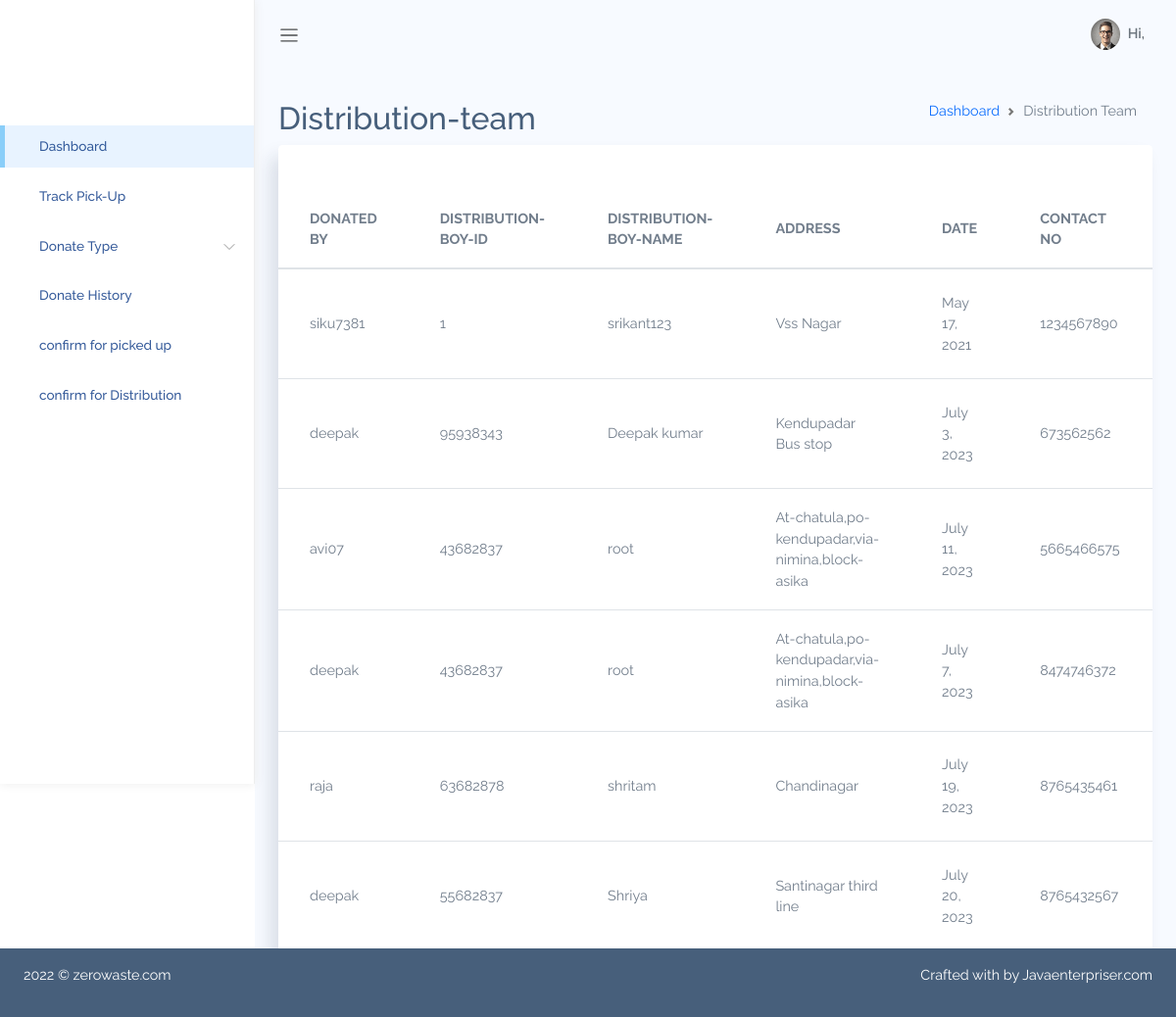
The page /distributionteam/ on the database its author committed.
### AdminApp/models.py (models this page shows, shortened)
class distributionteamProfile(models.Model):
    def idgen():
       return str(random.randint(10000000,99999999))
    wastage=models.ForeignKey(Wastage,on_delete=models.CASCADE)
    pickup_boy_id=models.BigIntegerField(default=idgen)
    name=models.CharField(max_length=50)
    Date = models.DateField()
    address = models.TextField()
    contact_No = models.IntegerField()
    e_mail=models.EmailField()
    pass1=models.CharField(max_length=50)
    pass2=models.CharField(max_length=50)
    USER_TYPES = [
        ('Doner', 'Doner'),
        ('staff', 'staff'),
    ]
    userType = models.CharField(
        max_length=10, choices=USER_TYPES, default='Doner')
    TYPES = [
        ('a', 'a'),
        ('b', 'b'),
    ]
    Type = models.CharField(
        max_length=10, choices=TYPES, default='a')
    created_at = models.DateTimeField(auto_now_add=True)

class Wastage(models.Model):
    WASTE_TYPES = [
        ('Food', 'Food'),
        ('Cloth', 'Cloth'),
    ]
    STATUS_TYPES = [
        ('pending', 'pending'),
        ('approved', 'approved'),
        ('rejected','rejected'),
        ('Pickedup','Pickedup'),
        ('assignteam','assignteam'),
        ('donated','donated')
    ]
    donatedBy = models.ForeignKey(User, on_delete=models.SET_NULL, null=True)
    wasteType = models.CharField(
        max_length=10, choices=WASTE_TYPES, default='Food')
    statusType = models.CharField(
        max_length=10, choices=STATUS_TYPES, default='pending')
    description = models.TextField()
    quantity = models.PositiveIntegerField()
    pic1 = models.ImageField(blank=True, null=True)
    created_at = models.DateTimeField(auto_now_add=True)
    updated_at = models.DateTimeField(auto_now=True)

### AdminApp/views.py (the view)
# urls.py: path('distributionteam/',distributionteamview,name='distributionteam'),
def distributionteamview(request):
    distribteam=distributionteamProfile.objects.all()
    return render(request,'distributionteam.html',{'distribteam':distribteam})

### AdminApp/templates/distributionteam.html (shortened to what this page needs)
{% extends 'adminBasic2.html' %}
{%block content %}
{%load static%}
<div class="main-content container-fluid">
    <div class="page-title">
        <div class="row">
            <div class="col-12 col-md-6 order-md-1 order-last">
                <h3>Distribution-team </h3>
            </div>
            <div class="col-12 col-md-6 order-md-2 order-first">
                <nav aria-label="breadcrumb" class='breadcrumb-header'>
                    <ol class="breadcrumb">
                        <li class="breadcrumb-item"><a href="/admin-index/">Dashboard</a></li>
                        <li class="breadcrumb-item active" aria-current="page"></li>Distribution Team</li>
                    </ol>
                </nav>
            </div>
        </div>
    </div>
<div class="row" id="table-hover-row">
  <div class="col-md-12">
    <div class="card">
      <div class="card-content">
        <div class="card-body">
        </div>
        <div class="table-responsive">
          <table class="table table-hover mb-0">
            <thead>
              <tr>
                <th>DONATED BY</th>
                <th>DISTRIBUTION-BOY-ID</th>
                <th>DISTRIBUTION-BOY-NAME</th>
                <th>ADDRESS</th>
                <th>DATE</th>
                <th>CONTACT NO</th>
              </tr>
            </thead>
            <tbody>
                {% for x in distribteam %}
                <tr>
                  <tr>
                    <td class="text-bold-500">{{x.wastage.donatedBy}}</td>
                    <td class="text-bold-500">{{x.pickup_boy_id}}</td>
                    <td class="text-bold-500">{{x.name}}</td>
                    <td>{{x.address}}</td>
                    <td>{{x.Date}}</td>
                    <td>{{x.contact_No}}</td>
              </tr>
              {%endfor%}
            </tbody>
          </table>
        </div>
      </div>
    </div>
  </div>
</div>
{% endblock content %}

### AdminApp/static/adminstatic/assets/css/app.css (style rules this page uses)
* { font-family: "Raleway"; }
#main .main-content { padding: 2rem 1.5rem; }
#main .main-content .page-title h3 { font-size: 2rem; }
.breadcrumb-header .breadcrumb { justify-content: flex-end; }
a { text-decoration: none; outline: 0; }
.card { box-shadow: -8px 12px 18px 0 rgba(25, 42, 70, 0.13); margin-bottom: 2.2rem; }
.card .card-content { position: relative; }
.card .card-body { padding: 1.4rem 1.7rem; }
.table td, .dataTable-table td, .table thead th, .dataTable-table thead th { vertical-align: middle; }
.table thead th, .dataTable-table thead th { border-bottom: 2px solid #475F7B; }

### rows shown on the page
distributionteamProfile: wastage.donatedBy "siku7381", pickup_boy_id "1", name "srikant123", address "Vss Nagar", Date "May 17, 2021", contact_No "1234567890"
distributionteamProfile: wastage.donatedBy "deepak", pickup_boy_id "95938343", name "Deepak kumar", address "Kendupadar Bus stop", Date "July 3, 2023", contact_No "673562562"
distributionteamProfile: wastage.donatedBy "avi07", pickup_boy_id "43682837", name "root", address "At-chatula,po-kendupadar,via-nimina,block-asika", Date "July 11, 2023", contact_No "5665466575"
distributionteamProfile: wastage.donatedBy "deepak", pickup_boy_id "43682837", name "root", address "At-chatula,po-kendupadar,via-nimina,block-asika", Date "July 7, 2023", contact_No "8474746372"
distributionteamProfile: wastage.donatedBy "raja", pickup_boy_id "63682878", name "shritam", address "Chandinagar", Date "July 19, 2023", contact_No "8765435461"
distributionteamProfile: wastage.donatedBy "deepak", pickup_boy_id "55682837", name "Shriya", address "Santinagar third line", Date "July 20, 2023", contact_No "8765432567"
